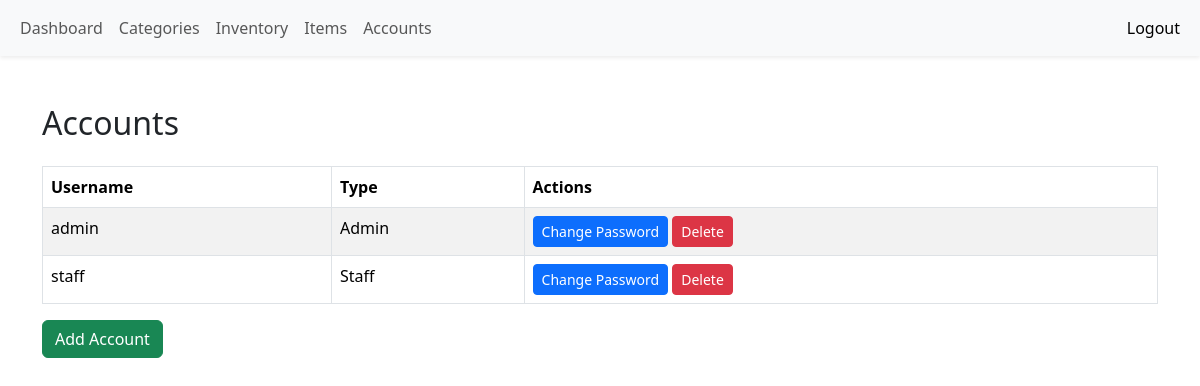
The app's page /accounts.php (signed in) with its own data.
### tables this page shows
CREATE TABLE `users` (
  `user_id` int(3) NOT NULL,
  `username` varchar(255) NOT NULL,
  `user_password` varchar(255) NOT NULL,
  `user_type` varchar(255) NOT NULL
);

### public/accounts.php (the view, shortened to what this page needs)
<!DOCTYPE html>
<html lang="en">
    <head>
        <link href="https://cdn.jsdelivr.net/npm/bootstrap@5.3.2/dist/css/bootstrap.min.css" rel="stylesheet"/>
    </head>
    <body>
        <nav class="navbar navbar-expand-lg bg-body-tertiary shadow-sm">
            <div class="container-fluid">
                <div class="collapse navbar-collapse" id="navbarSupportedContent">
                    <ul class="navbar-nav me-auto mb-2 mb-lg-0">
                        <li class="nav-item">
                            <a class="nav-link" href="staff_index.php">Dashboard</a>
                        </li>
                        <li class="nav-item">
                            <a class="nav-link" href="categories.php">Categories</a>
                        </li>
                        <li class="nav-item">
                            <a class="nav-link" href="inventory.php">Inventory</a>
                        </li>
                        <li class="nav-item">
                            <a class="nav-link" href="items.php">Items</a>
                        </li>
                        <li class="nav-item">
                            <a class="nav-link" href="accounts.php">Accounts</a>
                        </li>
                    </ul>
                    <div class="navbar-text me-2">
                        <a class="nav-link" href="login.php">Logout</a>
                    </div>
                </div>
            </div>
        </nav>
        <div class="container mt-5">
            <h2 class="pb-3">Accounts</h2>
            <table class="table table-bordered table-striped">
                <thead>
                    <tr>
                        <th>Username</th>
                        <th>Type</th>
                        <th>Actions</th>
                    </tr>
                </thead>
                <tbody>
                <?php
                include 'db_connection.php';
                $sql = "SELECT user_id, username, user_type FROM users";
                $result = $conn->query($sql);
                if ($result->num_rows > 0) {
                    while ($row = $result->fetch_assoc()) {
                        echo "<tr>";
                        echo "<td>" . $row["username"] . "</td>";
                        echo "<td>" . $row["user_type"] . "</td>";
                        echo "<td>
                                <a href='edit_password.php?id=" . $row["user_id"] . "' class='btn btn-primary btn-sm'>Change Password</a>
                                <a href='delete_user.php?id=" . $row["user_id"] . "' class='btn btn-danger btn-sm'>Delete</a>
                              </td>";
                        echo "</tr>";
                    }
                } else {
                    echo "<tr><td colspan='3'>No account found</td></tr>";
                }
                ?>
                </tbody>
            </table>
            <div class="mb-3">
                <a href="add_user.php" class="btn btn-success">Add Account</a>
            </div>
        </div>
    </body>
</html>

### records on screen
users: username "admin", user_type "Admin"
users: username "staff", user_type "Staff"
